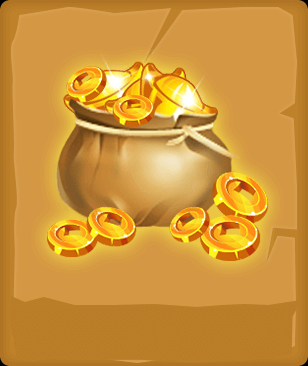

Rendered tile map (Tiled .tmx) drawn with the repository's tilesets; below, a short description and the full map source, tile grids included:
An orthogonal 1x1 tile map with 308x366 px tiles, 1 tile layer (Tile Layer 1) and 4 objects.

<map version="2017.05.26" orientation="orthogonal" renderorder="right-down" width="1" height="1" tilewidth="308" tileheight="366" nextobjectid="16">
 <tileset firstgid="1" name="gold_board2" tilewidth="308" tileheight="366" tilecount="1" columns="1">
  <image source="gold_board2.png" width="308" height="366" />
 </tileset>
 <layer name="Tile Layer 1" width="1" height="1">
  <data encoding="csv">
1
</data>
 </layer>
 <objectgroup name="Twinkle">
  <object id="12" x="115.5" y="82.1667" width="1" height="1" />
  <object id="13" x="187.167" y="100.5" width="1" height="1" />
  <object id="14" x="247.5" y="243" width="1" height="1" />
  <object id="15" x="98" y="227.5" width="1" height="1" />
 </objectgroup>
</map>
